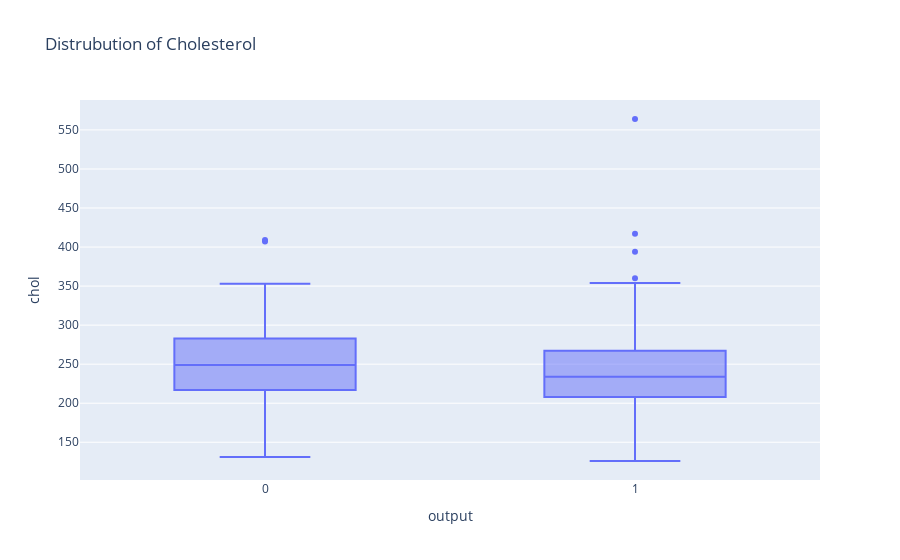

Write notebook code for a chart like this one.
### Code cell
fig = px.box(df,y="chol",x="output",title=f"Distrubution of Cholesterol")
fig.show()

### Figure 1 — Plotly figure (JSON) as saved in the notebook; plotly's stock layout.template omitted (floating-point values rounded to 4 significant figures; data arrays with more than 128 entries replaced by an {"elided": "..."} marker saying what was removed)
{"data": [{"alignmentgroup": "True", "hovertemplate": "output=%{x}<br>chol=%{y}<extra></extra>", "legendgroup": "", "marker": {"color": "#636efa"}, "name": "", "notched": false, "offsetgroup": "", "orientation": "v", "showlegend": false, "type": "box", "x": {"elided": "303 int values"}, "x0": " ", "xaxis": "x", "y": {"elided": "303 int values"}, "y0": " ", "yaxis": "y"}], "layout": {"boxmode": "group", "legend": {"tracegroupgap": 0}, "title": {"text": "Distrubution of Cholesterol"}, "xaxis": {"anchor": "y", "domain": [0, 1], "title": {"text": "output"}}, "yaxis": {"anchor": "x", "domain": [0, 1], "title": {"text": "chol"}}}}
